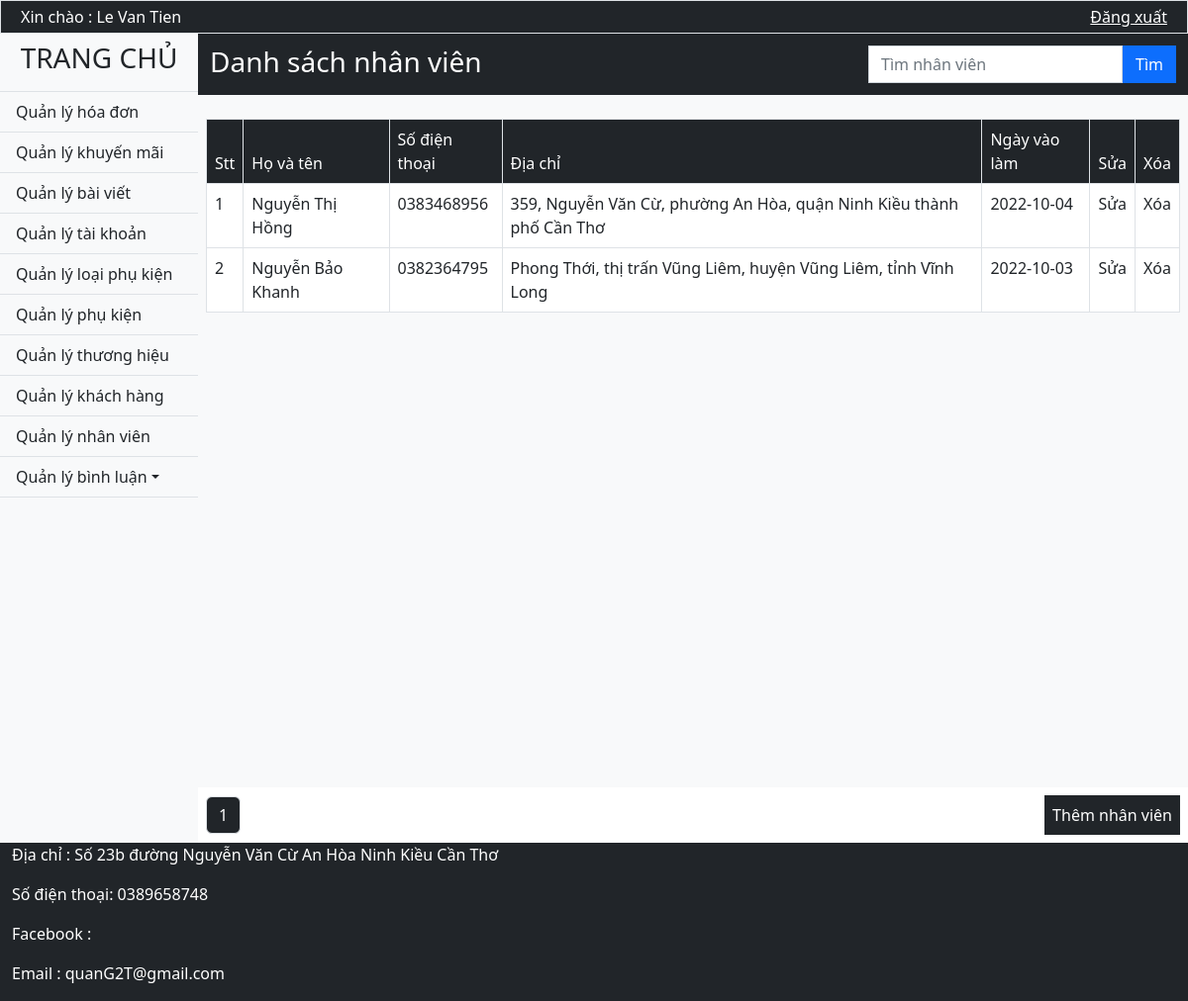
Screenshot of /Staff/ (signed in) with the database file from the repository.
### tables this page shows
CREATE TABLE `nhanvien` (
  `MaNV` int(11) NOT NULL,
  `TenNV` varchar(200) NOT NULL,
  `NgayVaoLam` date NOT NULL,
  `SDTNV` char(15) NOT NULL,
  `DiaChiNV` varchar(300) NOT NULL,
  `TrangThai` char(1) NOT NULL
);

### Mvc/Core/Controller.php (called while the page is built, shortened)
<?php
    class Controller{
        public function Model($model){
            return new $model;
        }
        public function View($view, $data=[]){
            require_once "./Mvc/Views/".$view.".php";
        }
}
?>

### Mvc/Controllers/Staff.php (called while the page is built, shortened)
<?php
	class Staff extends Controller{
		function Show(){
			$this->List_Staff(0);
		}
		function List_Staff($page){
			$staff = $this->Model('Model_Staff');
			$sl = mysqli_num_rows($staff->LayDuLieu('*'," WHERE TrangThai = 'A'"));
			$this->View('Admin',["Page"=>"View_Staff","DS_NhanVien"=>$staff->LayDuLieu('*'," WHERE TrangThai = 'A'  ORDER BY MaNV ASC LIMIT $page,10"),"SL_NV"=>$sl]);
		}
	}
?>

### Mvc/Core/App.php (called while the page is built, shortened)
<?php
	class App{
		protected $action = "Show";
		function  __construct(){
			$arr = $this->UrlProcess();
			if(file_exists("./Mvc/Controllers/".$arr[0].".php")){
				$this->controller = $arr[0];
				unset($arr[0]);
			}
			$this->params = $arr?array_values($arr):[];
			call_user_func_array([new $this->controller, $this->action], $this->params);
		}
		function UrlProcess(){
			if(isset($_GET['url'])){
				return explode("/", filter_var(trim($_GET['url'], "/")));
			}
		}
	}
?>

### index.php (called while the page is built, shortened)
<?php
	$App = new App();
?>

### Mvc/Core/Database.php (called while the page is built, shortened)
<?php
    class Database{
        protected $server = "localhost";
        protected $user = "root";
        protected $pass = "";
        function __construct(){
            $this->con = mysqli_connect($this->server, $this->user, $this->pass);
        }
    }
?>

### Mvc/Models/Model_Staff.php (called while the page is built, shortened)
<?php
	class Model_Staff extends Database{
		function LayDuLieu($select,$where){
			$sql = "SELECT $select FROM nhanvien $where;" ;
			return mysqli_query($this->con, $sql);
		}
	}
?>

### Mvc/Views/Pages/View_Staff.php (the view)
<div class="p-1 bg-dark d-flex ">
	<h3 class="text-white pt-2 mx-2">Danh sách nhân viên</h3>
	<form class="d-flex p-2 ms-auto" action="http://localhost/<?php echo link;?>/Staff/SearchStaff/" method="post">
        <input class="form-control rounded-0" type="text" placeholder="Tìm nhân viên" name="search-staff" required>
        <button class="btn btn-primary rounded-0" type="button " name="bt-search-staff">Tìm</button>
    </form>
</div>
<div class="content p-2 bg-light">
    <table class="table table-hover table-bordered mt-3 bg-white ">
        <thead>
        <tr class="bg-dark text-white">
            <td>Stt</td>
            <td>Họ và tên</td>
            <td>Số điện thoại</td>
            <td>Địa chỉ</td>
            <td>Ngày vào làm</td>
            <td>Sửa</td>
            <td>Xóa</td>
        </tr>
        </thead>
        <tbody>
        <?php
            $i=1;
            while ($row = mysqli_fetch_row($data["DS_NhanVien"])) {
        ?>
        <tr>
            <td><?php echo $i; ?></td>
            <td><?php echo $row[1] ?></td>
            <td><?php echo $row[3] ?></td>
            <td><?php echo $row[4] ?></td>
            <td><?php echo $row[2] ?></a></td>
            <td><a class="nav-link" href="http://localhost/<?php echo link;?>/Staff/Update_Staff/<?php echo $row[0] ?>">Sửa</a></td>
            <td><a class="nav-link" href="http://localhost/<?php echo link;?>/Staff/DeleteStaff/<?php echo $row[0] ?>">Xóa</a></td>
        </tr>
        <?php
            $i++;
            }
        ?>
        </tbody>
    </table>
</div>
<div class="bg-white p-2 d-flex justify-content-between">
    <ul class="pagination my-auto">
        <?php
            $t = $data["SL_NV"];
            $a = 1;
            for ($i = 0; $i < $t; $i=$i+10) {
        ?>
        <li class="page-item">
            <a class="page-link bg-dark text-white" href="http://localhost/<?php echo link;?>/Staff/List_Staff/<?php echo $i;?>"><?php echo $a; ?></a>
        </li>
        <?php
                $a++;
            }
        ?>
    </ul>
    <div class="p-2 bg-dark">
        <a href="http://localhost/<?php echo link;?>/Staff/Add_Staff/" class="text-white nav-link ">Thêm nhân viên</a>
    </div>
</div>

### Public/css/Admin.css (style rules this page uses)
* { margin: 0; padding: 0; box-sizing: border-box; }
body { background-size: cover; background-repeat: no-repeat; background-attachment: fixed; background-position: center; z-index: 0.5; }
.content { min-height: 700px; background-size: cover; background-repeat: no-repeat; background-attachment: fixed; background-position: center; }

### rows the page displays
nhanvien: TenNV "Nguyễn Thị Hồng", SDTNV "0383468956", DiaChiNV "359, Nguyễn Văn Cừ, phường An Hòa, quận Ninh Kiều thành phố Cần Thơ", NgayVaoLam "2022-10-04"
nhanvien: TenNV "Nguyễn Bảo Khanh", SDTNV "0382364795", DiaChiNV "Phong Thới, thị trấn Vũng Liêm, huyện Vũng Liêm, tỉnh Vĩnh Long", NgayVaoLam "2022-10-03"

### other values shown
$_SESSION['admin'][1] "Le Van Tien"
